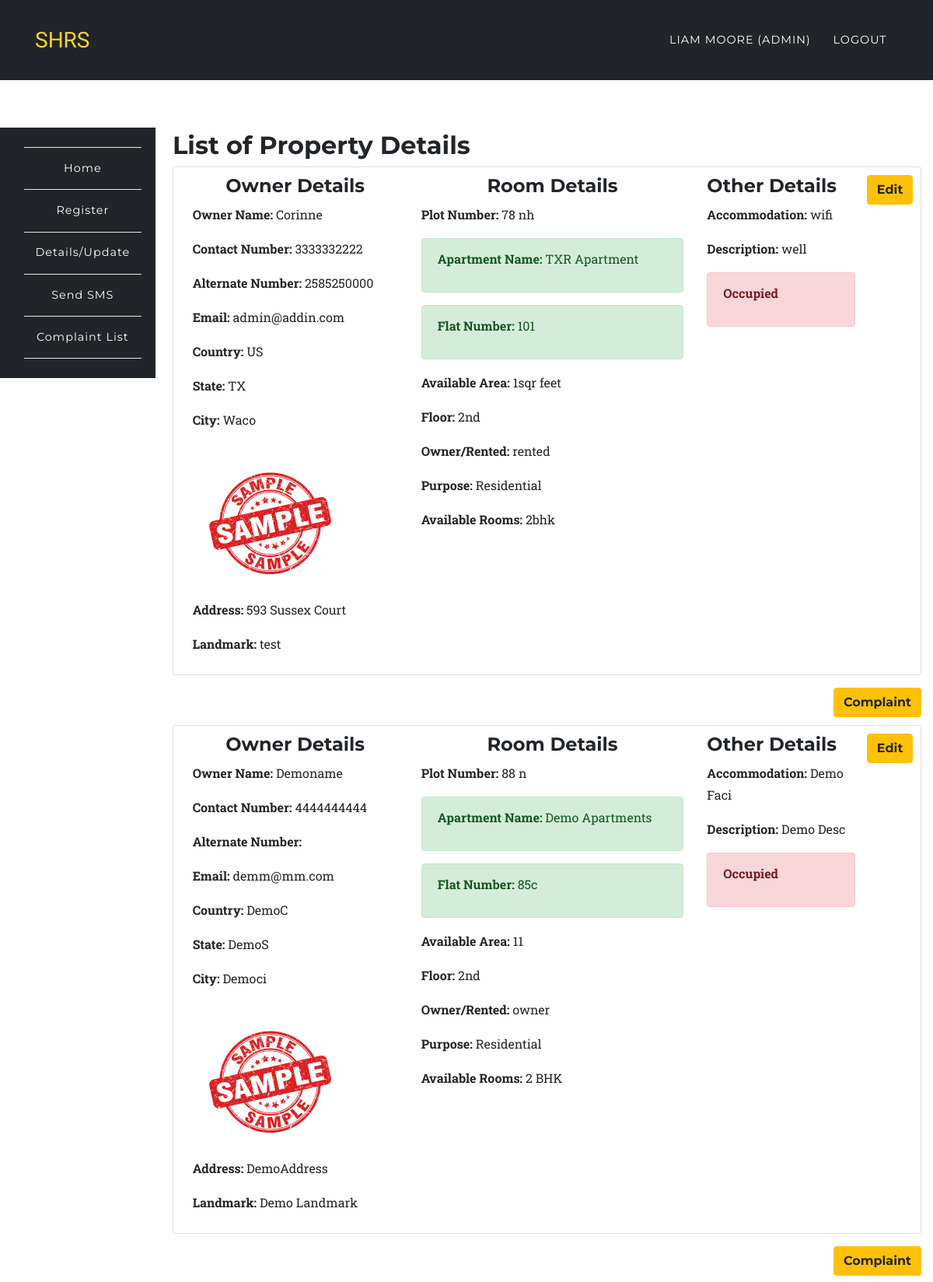
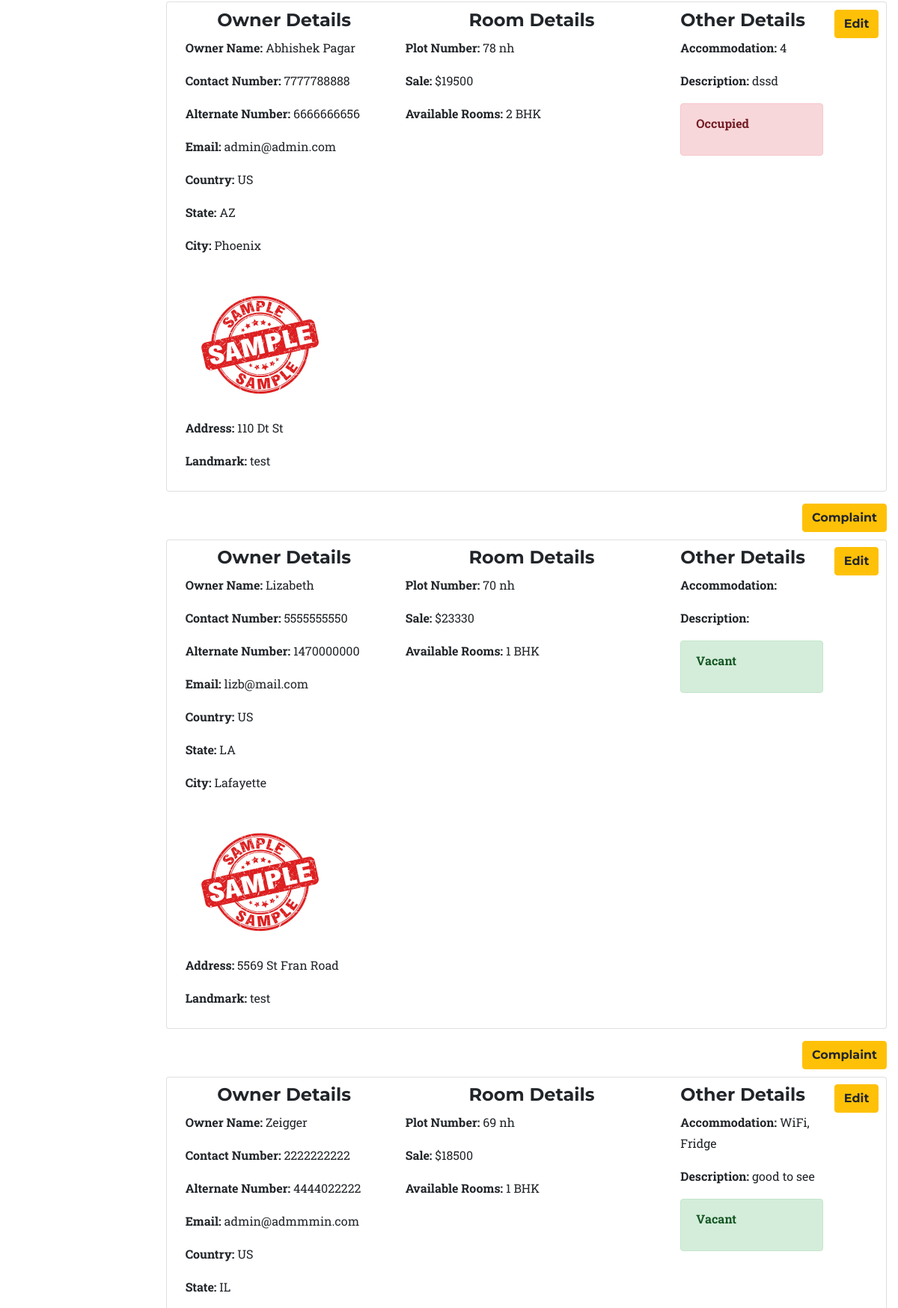
Page /app/list.php (signed in, upper part) on the committed database (2 pictures, top to bottom).
### tables this page shows
CREATE TABLE `room_rental_registrations_apartment` (
  `id` int(10) UNSIGNED NOT NULL,
  `fullname` varchar(191) NOT NULL,
  `mobile` varchar(191) NOT NULL,
  `alternat_mobile` varchar(191) NOT NULL,
  `email` varchar(191) NOT NULL,
  `country` varchar(191) NOT NULL,
  `state` varchar(191) NOT NULL,
  `city` varchar(191) NOT NULL,
  `landmark` varchar(191) NOT NULL,
  `rent` varchar(191) NOT NULL,
  `deposit` varchar(191) NOT NULL,
  `plot_number` varchar(191) NOT NULL,
  `apartment_name` varchar(100) DEFAULT NULL,
  `ap_number_of_plats` varchar(100) DEFAULT NULL,
  `rooms` varchar(100) DEFAULT NULL,
  `floor` varchar(100) DEFAULT NULL,
  `purpose` varchar(100) DEFAULT NULL,
  `own` varchar(100) DEFAULT NULL,
  `area` varchar(100) DEFAULT NULL,
  `address` varchar(191) NOT NULL,
  `accommodation` varchar(191) NOT NULL,
  `description` varchar(191) NOT NULL,
  `image` varchar(191) DEFAULT NULL,
  `open_for_sharing` varchar(191) DEFAULT NULL,
  `other` varchar(191) DEFAULT NULL,
  `vacant` int(1) NOT NULL DEFAULT '1',
  `created_at` timestamp NULL DEFAULT CURRENT_TIMESTAMP,
  `updated_at` timestamp NULL DEFAULT CURRENT_TIMESTAMP,
  `user_id` int(10) DEFAULT NULL
);

CREATE TABLE `room_rental_registrations` (
  `id` int(10) UNSIGNED NOT NULL,
  `fullname` varchar(191) NOT NULL,
  `mobile` varchar(191) NOT NULL,
  `alternat_mobile` varchar(191) NOT NULL,
  `email` varchar(191) NOT NULL,
  `country` varchar(191) NOT NULL,
  `state` varchar(191) NOT NULL,
  `city` varchar(191) NOT NULL,
  `landmark` varchar(191) NOT NULL,
  `rent` varchar(191) NOT NULL,
  `sale` varchar(190) DEFAULT NULL,
  `deposit` varchar(191) NOT NULL,
  `plot_number` varchar(191) NOT NULL,
  `rooms` varchar(100) DEFAULT NULL,
  `address` varchar(191) NOT NULL,
  `accommodation` varchar(191) NOT NULL,
  `description` varchar(191) NOT NULL,
  `image` varchar(191) DEFAULT NULL,
  `open_for_sharing` varchar(191) DEFAULT NULL,
  `other` varchar(191) DEFAULT NULL,
  `vacant` int(1) NOT NULL DEFAULT '1',
  `created_at` timestamp NULL DEFAULT CURRENT_TIMESTAMP,
  `updated_at` timestamp NULL DEFAULT CURRENT_TIMESTAMP,
  `user_id` int(10) DEFAULT NULL
);

### app/list.php (the view, shortened to what this page needs)
<?php
	require '../config/config.php';
		try {
			if($_SESSION['role'] == 'admin'){
				$stmt = $connect->prepare('SELECT * FROM room_rental_registrations_apartment');
				$stmt->execute();
				$data1 = $stmt->fetchAll (PDO::FETCH_ASSOC);
				$stmt = $connect->prepare('SELECT * FROM room_rental_registrations');
				$stmt->execute();
				$data2 = $stmt->fetchAll (PDO::FETCH_ASSOC);
				$data = array_merge($data1,$data2);
			}
		}catch(PDOException $e) {
			$errMsg = $e->getMessage();
		}
?>
<?php include '../include/header.php';?>
	<nav class="navbar navbar-expand-lg navbar-dark fixed-top" style="background-color:#212529;" id="mainNav">
      <div class="container">
        <a class="navbar-brand js-scroll-trigger" href="../index.php">SHRS</a>
        <div class="collapse navbar-collapse" id="navbarResponsive">
          <ul class="navbar-nav text-uppercase ml-auto">
            <li class="nav-item">
              <a class="nav-link" href="#"><?php echo $_SESSION['fullname']; ?> <?php if($_SESSION['role'] == 'admin'){ echo "(Admin)"; } ?></a>
            </li>
            <li class="nav-item">
              <a href="../auth/logout.php" class="nav-link">Logout</a>
            </li>
          </ul>
        </div>
      </div>
    </nav>
	<section style="padding-left:0px;">
		<?php include '../include/side-nav.php';?>
	</section>
<section class="wrapper" style="margin-left: 16%;margin-top: -23%;">
	<div class="container">
		<div class="row">
			<div class="col-12">
			<h2>List of Property Details</h2>
				<?php
					foreach ($data as $key => $value) {
						echo '<div class="card card-inverse card-info mb-3" style="padding:1%;">
								  <div class="card-block">';
								  	echo '<a class="btn btn-warning float-right" href="update.php?id='.$value['id'].'&act=';if(!empty($value['own'])){ echo "ap"; }else{ echo "indi"; } echo '">Edit</a>';
									 echo 	'<div class="row">
											<div class="col-4">
											<h4 class="text-center">Owner Details</h4>';
											 	echo '<p><b>Owner Name: </b>'.$value['fullname'].'</p>';
											 	echo '<p><b>Contact Number: </b>'.$value['mobile'].'</p>';
											 	echo '<p><b>Alternate Number: </b>'.$value['alternat_mobile'].'</p>';
											 	echo '<p><b>Email: </b>'.$value['email'].'</p>';
											 	echo '<p><b>Country: </b>'.$value['country'].'</p><p><b> State: </b>'.$value['state'].'</p><p><b> City: </b>'.$value['city'].'</p>';
											 	if ($value['image'] !== 'uploads/') {
											 		echo '<img src="'.$value['image'].'" width="200">';
											 	}
											 	echo '<p><b>Address: </b>'.$value['address'].'</p><p><b> Landmark: </b>'.$value['landmark'].'</p>';
										echo '</div>
											<div class="col-5">
											<h4 class="text-center">Room Details</h4>';
												echo '<p><b>Plot Number: </b>'.$value['plot_number'].'</p>';
												if(isset($value['sale'])){
													echo '<p><b>Sale: </b>$'.$value['sale'].'</p>';
												}
													if(isset($value['apartment_name']))
														echo '<div class="alert alert-success" role="alert"><p><b>Apartment Name: </b>'.$value['apartment_name'].'</p></div>';
													if(isset($value['ap_number_of_plats']))
														echo '<div class="alert alert-success" role="alert"><p><b>Flat Number: </b>'.$value['ap_number_of_plats'].'</p></div>';
												if(isset($value['own'])){
													echo '<p><b>Available Area: </b>'.$value['area'].'</p>';
													echo '<p><b>Floor: </b>'.$value['floor'].'</p>';
													echo '<p><b>Owner/Rented: </b>'.$value['own'].'</p>';
													echo '<p><b>Purpose: </b>'.$value['purpose'].'</p>';
												}
												echo '<p><b>Available Rooms: </b>'.$value['rooms'].'</p>';
										echo '</div>
											<div class="col-3">
											<h4>Other Details</h4>';
											echo '<p><b>Accommodation: </b>'.$value['accommodation'].'</p>';
											echo '<p><b>Description: </b>'.$value['description'].'</p>';
												if($value['vacant'] == 0){
													echo '<div class="alert alert-danger" role="alert"><p><b>Occupied</b></p></div>';
												}else{
													echo '<div class="alert alert-success" role="alert"><p><b>Vacant</b></p></div>';
												}
											echo '</div>
										</div>
								   </div>
								</div>';
								echo '<a class="btn btn-warning float-right" href="../app/complaint.php">Complaint</a><br><br>';
					}
				?>
			</div>
		</div>
	</div>
</section>
<?php include '../include/footer.php';?>

### include/header.php (shortened to what this page needs)
<!DOCTYPE html>
<html lang="en">
  <head>
    <link href="../assets/plugins/bootstrap/css/bootstrap.min.css" rel="stylesheet">
    <link href="../assets/plugins/font-awesome/css/font-awesome.min.css" rel="stylesheet" type="text/css">
    <link href="../assets/css/rent.css" rel="stylesheet">
    <link href="../assets/css/style.css" rel="stylesheet">
  </head>
  <body id="page-top">

### include/side-nav.php (shortened to what this page needs)
<br>
	<nav class="navbar navbar-expand-sm navbar-default sidebar" style="background-color:#212529;" id="mainNav">
      <div class="container">
        <div class="collapse navbar-collapse" id="navbarResponsive1">
          <ul class="navbar-nav text-center" style="    flex-direction: column;">
            <li class="nav-item">
              <a class="nav-link" href="../auth/dashboard.php">Home</a>
            </li>
            <li class="nav-item">
            	<?php if($_SESSION['role'] == 'admin' || $_SESSION['role'] == 'user'){
	        		echo '<a href="../app/register.php" class="nav-link">Register</a>';
	      	 	} ?>
            </li>
            <li class="nav-item">
	        	<a href="../app/list.php" class="nav-link">Details/Update</a>
            </li>
            <li class="nav-item">
              <?php if($_SESSION['role'] == 'admin'){
                echo '<a href="../app/sms.php" class="nav-link">Send SMS</a>';
              } ?>
            </li>
            <li class="nav-item">
              <?php if($_SESSION['role'] == 'admin'){
                echo '<a href="../app/cmplist.php" class="nav-link">Complaint List</a>';
              } ?>
            </li>
          </ul>
        </div>
      </div>
    </nav>

### include/footer.php (shortened to what this page needs)
  </body>
</html>

### assets/css/rent.css (style rules this page uses)
body { overflow-x: hidden; font-family: "Roboto Slab", "Helvetica Neue", Helvetica, Arial, sans-serif; }
p { line-height: 1.75; }
a { color: #ff5722; }
h1, h2, h3, h4, h5, h6 { font-weight: 700; font-family: "Montserrat", "Helvetica Neue", Helvetica, Arial, sans-serif; }
section { padding: 100px 0; }
@media (min-width: 768px) { section { padding: 140px 0; } }
.btn { font-family: "Montserrat", "Helvetica Neue", Helvetica, Arial, sans-serif; font-weight: 700; }
#mainNav { background-color: #212529; }
#mainNav .navbar-brand { color: #fed136; font-family: "Kaushan Script", "Helvetica Neue", Helvetica, Arial, cursive; }
#mainNav .navbar-nav .nav-item .nav-link { font-size: 90%; font-weight: 400; padding: 0.75em 0; letter-spacing: 1px; color: white; font-family: "Montserrat", "Helvetica Neue", Helvetica, Arial, sans-serif; }
@media (min-width: 992px) { #mainNav { padding-top: 25px; padding-bottom: 25px; -webkit-transition: padding-top 0.3s, padding-bottom 0.3s; -moz-transition: padding-top 0.3s, padding-bottom 0.3s; transition: padding-top 0.3s, padding-bottom 0.3s; border: none; background-color: transparent; } }
@media (min-width: 992px) { #mainNav .navbar-brand { font-size: 1.75em; -webkit-transition: all 0.3s; -moz-transition: all 0.3s; transition: all 0.3s; } }
@media (min-width: 992px) { #mainNav .navbar-nav .nav-item .nav-link { padding: 1.1em 1em !important; } }

### assets/css/style.css (style rules this page uses)
.navbar { border-radius: 0px; }
nav.sidebar, .main { -webkit-transition: margin 200ms ease-out; -moz-transition: margin 200ms ease-out; -o-transition: margin 200ms ease-out; transition: margin 200ms ease-out; }
@media (min-width: 765px) { nav.sidebar .navbar-nav > li:first-child { border-top: 1px #e5e5e5 solid; } }
@media (min-width: 765px) { nav.sidebar .navbar-nav > li { border-bottom: 1px #e5e5e5 solid; } }
@media (min-width: 765px) { nav.sidebar .navbar-collapse, nav.sidebar .container-fluid { padding: 0 0px 0 0px; } }
@media (min-width: 765px) { nav.sidebar { width: 200px; height: 100%; //margin-left: -160px; float: left; margin-bottom: 0px; } }
@media (min-width: 765px) { nav.sidebar li { width: 100%; } }
section { padding-left: 15px; }

### rows in the picture
room_rental_registrations_apartment: fullname "Corinne", mobile "3333332222", alternat_mobile "2585250000", email "admin@addin.com", country "US", state "TX", city "Waco", image (picture), address "593 Sussex Court", landmark "test", plot_number "78 nh", apartment_name "TXR Apartment", ap_number_of_plats "101", area "1sqr feet", floor "2nd", own "rented", purpose "Residential", rooms "2bhk", accommodation "wifi", description "well", vacant "Occupied"
room_rental_registrations_apartment: fullname "Demoname", mobile "4444444444", email "demm@mm.com", country "DemoC", state "DemoS", city "Democi", image (picture), address "DemoAddress", landmark "Demo Landmark", plot_number "88 n", apartment_name "Demo Apartments", ap_number_of_plats "85c", area "11", floor "2nd", own "owner", purpose "Residential", rooms "2 BHK", accommodation "Demo Faci", description "Demo Desc", vacant "Occupied"
room_rental_registrations: fullname "Abhishek Pagar", mobile "7777788888", alternat_mobile "6666666656", email "admin@admin.com", country "US", state "AZ", city "Phoenix", image (picture), address "110 Dt St", landmark "test", plot_number "78 nh", sale "19500", rooms "2 BHK", accommodation "4", description "dssd", vacant "Occupied"
room_rental_registrations: fullname "Lizabeth", mobile "5555555550", alternat_mobile "1470000000", email "lizb@mail.com", country "US", state "LA", city "Lafayette", image (picture), address "5569 St Fran Road", landmark "test", plot_number "70 nh", sale "23330", rooms "1 BHK", vacant "Vacant"
room_rental_registrations: fullname "Zeigger", mobile "2222222222", alternat_mobile "4444022222", email "admin@admmmin.com", country "US", state "IL", plot_number "69 nh", sale "18500", rooms "1 BHK", accommodation "WiFi, Fridge", description "good to see", vacant "Vacant"

### other values in the picture
$_SESSION['fullname'] "LIAM MOORE"
